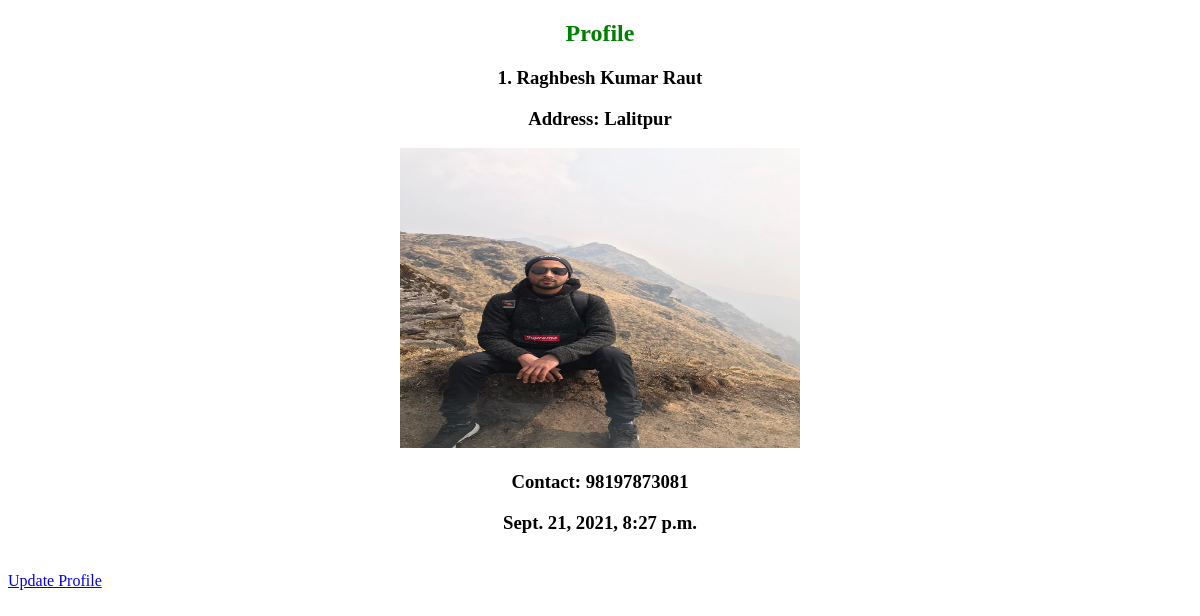
Before: /bloglist/ (signed in) with the older database file.
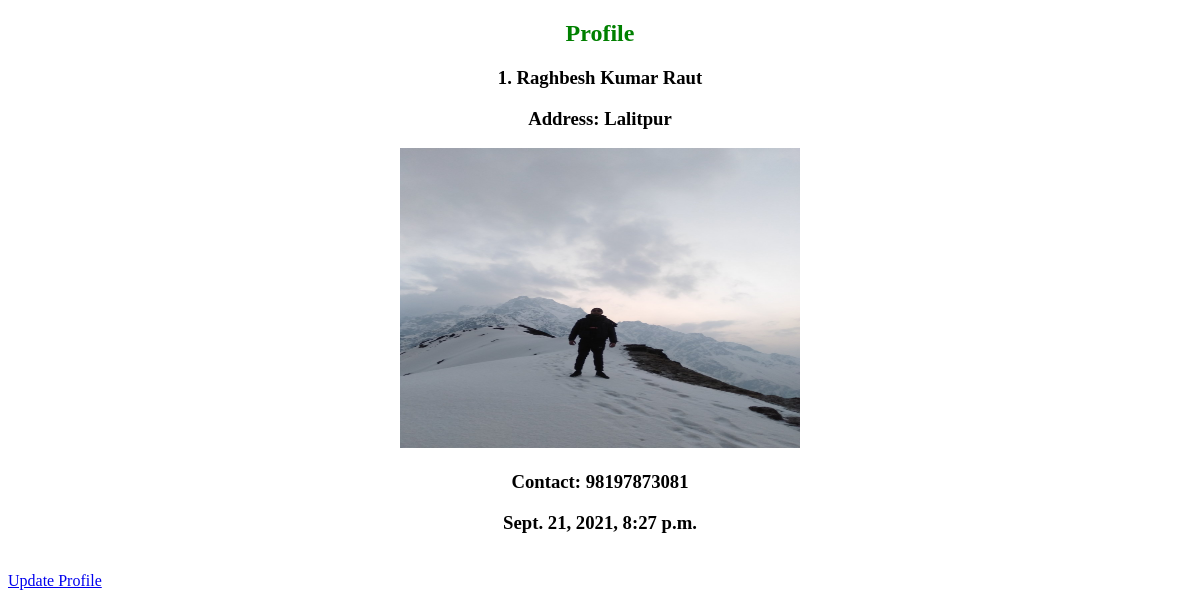
After: the same page with the newer database file.
### raghavapp/models.py (models this page shows)
class Profile(models.Model):
	name=models.CharField(max_length=200)
	image=models.ImageField(upload_to='Post', null=True, blank=True)
	address = models.CharField(max_length=200)
	contact = models.IntegerField()
	date=models.DateTimeField(default=datetime.now(), blank=None, null=None)

### raghavapp/views.py (the view)
# urls.py: path('bloglist/',BloglistView.as_view(),name='bloglist'),
class BloglistView(LoginRequiredMixin, ListView):
	template_name = 'profile.html'
	queryset = Profile.objects.all()
	context_object_name = 'postlist'

### templates/profile.html (shortened to what this page needs)
{% load static %}
<!DOCTYPE html>
<html>
<head>
</head>
<body>
	<h2 style="text-align: center;color: green">Profile</h2>
	{% for post in postlist %}
	<h3 style="text-align: center;">{{post.id}}. {{post.name}}</h3>
	<h3 style="text-align: center;">Address: {{post.address}}</h3>
	<center>
		{% if post.image %}<img src="{{post.image.url}}" style="width: 400px;height: 300px;">{% endif %}
			<h3>Contact: {{post.contact}}</h3>
		<h3>{{post.date}}</h3>
	</center>
		<div class="fb-like" data-href="https://developers.facebook.com/docs/plugins/" data-width="" data-layout="standard" data-action="like" data-size="small" data-show-faces="true" data-share="true"></div><br>
		<a href="{% url 'raghavapp:blogupdate' post.id %}">Update Profile</a>
</body>
</html>
	{% endfor %}

Changed rows visible on the page:
changed Profile "Raghbesh Kumar Raut": image: a different picture
